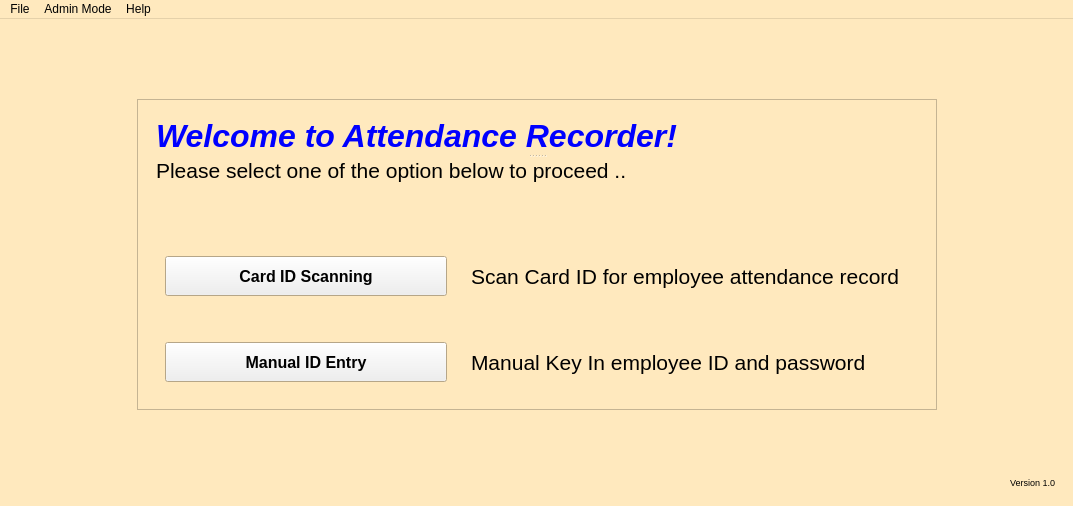
<?xml version="1.0" encoding="UTF-8"?>
<ui version="4.0">
 <class>MainUI</class>
 <widget class="QMainWindow" name="MainUI">
  <property name="enabled">
   <bool>true</bool>
  </property>
  <property name="geometry">
   <rect>
    <x>0</x>
    <y>0</y>
    <width>1073</width>
    <height>506</height>
   </rect>
  </property>
  <property name="minimumSize">
   <size>
    <width>861</width>
    <height>400</height>
   </size>
  </property>
  <property name="palette">
   <palette>
    <active>
     <colorrole role="Base">
      <brush brushstyle="SolidPattern">
       <color alpha="255">
        <red>255</red>
        <green>255</green>
        <blue>255</blue>
       </color>
      </brush>
     </colorrole>
     <colorrole role="Window">
      <brush brushstyle="SolidPattern">
       <color alpha="255">
        <red>255</red>
        <green>233</green>
        <blue>190</blue>
       </color>
      </brush>
     </colorrole>
    </active>
    <inactive>
     <colorrole role="Base">
      <brush brushstyle="SolidPattern">
       <color alpha="255">
        <red>255</red>
        <green>255</green>
        <blue>255</blue>
       </color>
      </brush>
     </colorrole>
     <colorrole role="Window">
      <brush brushstyle="SolidPattern">
       <color alpha="255">
        <red>255</red>
        <green>233</green>
        <blue>190</blue>
       </color>
      </brush>
     </colorrole>
    </inactive>
    <disabled>
     <colorrole role="Base">
      <brush brushstyle="SolidPattern">
       <color alpha="255">
        <red>255</red>
        <green>233</green>
        <blue>190</blue>
       </color>
      </brush>
     </colorrole>
     <colorrole role="Window">
      <brush brushstyle="SolidPattern">
       <color alpha="255">
        <red>255</red>
        <green>233</green>
        <blue>190</blue>
       </color>
      </brush>
     </colorrole>
    </disabled>
   </palette>
  </property>
  <property name="cursor">
   <cursorShape>ArrowCursor</cursorShape>
  </property>
  <property name="windowTitle">
   <string>Attendance Recorder System</string>
  </property>
  <widget class="QWidget" name="centralwidget">
   <layout class="QVBoxLayout" name="verticalLayout_2">
    <item>
     <widget class="QFrame" name="frame_7">
      <property name="frameShape">
       <enum>QFrame::NoFrame</enum>
      </property>
      <property name="frameShadow">
       <enum>QFrame::Raised</enum>
      </property>
      <layout class="QVBoxLayout" name="verticalLayout_6">
       <item>
        <spacer name="verticalSpacer_5">
         <property name="orientation">
          <enum>Qt::Vertical</enum>
         </property>
         <property name="sizeHint" stdset="0">
          <size>
           <width>20</width>
           <height>32</height>
          </size>
         </property>
        </spacer>
       </item>
       <item>
        <widget class="QFrame" name="frame_6">
         <property name="frameShape">
          <enum>QFrame::NoFrame</enum>
         </property>
         <property name="frameShadow">
          <enum>QFrame::Raised</enum>
         </property>
         <layout class="QHBoxLayout" name="horizontalLayout_3">
          <item>
           <spacer name="horizontalSpacer">
            <property name="orientation">
             <enum>Qt::Horizontal</enum>
            </property>
            <property name="sizeHint" stdset="0">
             <size>
              <width>40</width>
              <height>20</height>
             </size>
            </property>
           </spacer>
          </item>
          <item>
           <widget class="QFrame" name="frame_5">
            <property name="sizePolicy">
             <sizepolicy hsizetype="Preferred" vsizetype="Minimum">
              <horstretch>0</horstretch>
              <verstretch>0</verstretch>
             </sizepolicy>
            </property>
            <property name="minimumSize">
             <size>
              <width>800</width>
              <height>300</height>
             </size>
            </property>
            <property name="frameShape">
             <enum>QFrame::StyledPanel</enum>
            </property>
            <property name="frameShadow">
             <enum>QFrame::Raised</enum>
            </property>
            <layout class="QVBoxLayout" name="verticalLayout_3">
             <item>
              <widget class="QFrame" name="frame">
               <property name="maximumSize">
                <size>
                 <width>16777215</width>
                 <height>100</height>
                </size>
               </property>
               <property name="frameShape">
                <enum>QFrame::NoFrame</enum>
               </property>
               <property name="frameShadow">
                <enum>QFrame::Plain</enum>
               </property>
               <layout class="QVBoxLayout" name="verticalLayout">
                <item>
                 <widget class="QSplitter" name="splitter">
                  <property name="orientation">
                   <enum>Qt::Vertical</enum>
                  </property>
                  <widget class="QLabel" name="text_welcome">
                   <property name="palette">
                    <palette>
                     <active>
                      <colorrole role="WindowText">
                       <brush brushstyle="SolidPattern">
                        <color alpha="255">
                         <red>0</red>
                         <green>0</green>
                         <blue>255</blue>
                        </color>
                       </brush>
                      </colorrole>
                     </active>
                     <inactive>
                      <colorrole role="WindowText">
                       <brush brushstyle="SolidPattern">
                        <color alpha="255">
                         <red>0</red>
                         <green>0</green>
                         <blue>255</blue>
                        </color>
                       </brush>
                      </colorrole>
                     </inactive>
                     <disabled>
                      <colorrole role="WindowText">
                       <brush brushstyle="SolidPattern">
                        <color alpha="255">
                         <red>120</red>
                         <green>120</green>
                         <blue>120</blue>
                        </color>
                       </brush>
                      </colorrole>
                     </disabled>
                    </palette>
                   </property>
                   <property name="font">
                    <font>
                     <family>Arial</family>
                     <pointsize>24</pointsize>
                     <weight>75</weight>
                     <italic>true</italic>
                     <bold>true</bold>
                    </font>
                   </property>
                   <property name="layoutDirection">
                    <enum>Qt::LeftToRight</enum>
                   </property>
                   <property name="text">
                    <string>Welcome to Attendance Recorder!</string>
                   </property>
                  </widget>
                  <widget class="QLabel" name="text_welcome_2">
                   <property name="palette">
                    <palette>
                     <active>
                      <colorrole role="WindowText">
                       <brush brushstyle="SolidPattern">
                        <color alpha="255">
                         <red>0</red>
                         <green>0</green>
                         <blue>0</blue>
                        </color>
                       </brush>
                      </colorrole>
                     </active>
                     <inactive>
                      <colorrole role="WindowText">
                       <brush brushstyle="SolidPattern">
                        <color alpha="255">
                         <red>0</red>
                         <green>0</green>
                         <blue>0</blue>
                        </color>
                       </brush>
                      </colorrole>
                     </inactive>
                     <disabled>
                      <colorrole role="WindowText">
                       <brush brushstyle="SolidPattern">
                        <color alpha="255">
                         <red>120</red>
                         <green>120</green>
                         <blue>120</blue>
                        </color>
                       </brush>
                      </colorrole>
                     </disabled>
                    </palette>
                   </property>
                   <property name="font">
                    <font>
                     <family>Arial</family>
                     <pointsize>16</pointsize>
                     <weight>50</weight>
                     <italic>false</italic>
                     <bold>false</bold>
                    </font>
                   </property>
                   <property name="text">
                    <string>Please select one of the option below to proceed ..</string>
                   </property>
                  </widget>
                 </widget>
                </item>
               </layout>
              </widget>
             </item>
             <item>
              <spacer name="verticalSpacer">
               <property name="orientation">
                <enum>Qt::Vertical</enum>
               </property>
               <property name="sizeType">
                <enum>QSizePolicy::Minimum</enum>
               </property>
               <property name="sizeHint" stdset="0">
                <size>
                 <width>20</width>
                 <height>40</height>
                </size>
               </property>
              </spacer>
             </item>
             <item>
              <widget class="QFrame" name="frame_2">
               <property name="maximumSize">
                <size>
                 <width>16777215</width>
                 <height>200</height>
                </size>
               </property>
               <property name="frameShape">
                <enum>QFrame::NoFrame</enum>
               </property>
               <property name="frameShadow">
                <enum>QFrame::Raised</enum>
               </property>
               <layout class="QHBoxLayout" name="horizontalLayout">
                <item>
                 <widget class="QFrame" name="frame_3">
                  <property name="minimumSize">
                   <size>
                    <width>300</width>
                    <height>0</height>
                   </size>
                  </property>
                  <property name="maximumSize">
                   <size>
                    <width>200</width>
                    <height>16777215</height>
                   </size>
                  </property>
                  <property name="frameShape">
                   <enum>QFrame::NoFrame</enum>
                  </property>
                  <property name="frameShadow">
                   <enum>QFrame::Raised</enum>
                  </property>
                  <layout class="QVBoxLayout" name="verticalLayout_4">
                   <item>
                    <widget class="QPushButton" name="pushButton_CardID_Scan">
                     <property name="minimumSize">
                      <size>
                       <width>0</width>
                       <height>40</height>
                      </size>
                     </property>
                     <property name="font">
                      <font>
                       <pointsize>12</pointsize>
                       <weight>75</weight>
                       <bold>true</bold>
                      </font>
                     </property>
                     <property name="cursor">
                      <cursorShape>PointingHandCursor</cursorShape>
                     </property>
                     <property name="text">
                      <string>Card ID Scanning</string>
                     </property>
                    </widget>
                   </item>
                   <item>
                    <spacer name="verticalSpacer_3">
                     <property name="orientation">
                      <enum>Qt::Vertical</enum>
                     </property>
                     <property name="sizeType">
                      <enum>QSizePolicy::Minimum</enum>
                     </property>
                     <property name="sizeHint" stdset="0">
                      <size>
                       <width>20</width>
                       <height>40</height>
                      </size>
                     </property>
                    </spacer>
                   </item>
                   <item>
                    <widget class="QPushButton" name="pushButton_ManID_Entry">
                     <property name="minimumSize">
                      <size>
                       <width>0</width>
                       <height>40</height>
                      </size>
                     </property>
                     <property name="font">
                      <font>
                       <pointsize>12</pointsize>
                       <weight>75</weight>
                       <bold>true</bold>
                      </font>
                     </property>
                     <property name="cursor">
                      <cursorShape>PointingHandCursor</cursorShape>
                     </property>
                     <property name="text">
                      <string>Manual ID Entry</string>
                     </property>
                    </widget>
                   </item>
                  </layout>
                 </widget>
                </item>
                <item>
                 <widget class="QFrame" name="frame_4">
                  <property name="frameShape">
                   <enum>QFrame::NoFrame</enum>
                  </property>
                  <property name="frameShadow">
                   <enum>QFrame::Raised</enum>
                  </property>
                  <layout class="QVBoxLayout" name="verticalLayout_5">
                   <item>
                    <widget class="QLabel" name="text_welcome_card_ID">
                     <property name="palette">
                      <palette>
                       <active>
                        <colorrole role="WindowText">
                         <brush brushstyle="SolidPattern">
                          <color alpha="255">
                           <red>0</red>
                           <green>0</green>
                           <blue>0</blue>
                          </color>
                         </brush>
                        </colorrole>
                       </active>
                       <inactive>
                        <colorrole role="WindowText">
                         <brush brushstyle="SolidPattern">
                          <color alpha="255">
                           <red>0</red>
                           <green>0</green>
                           <blue>0</blue>
                          </color>
                         </brush>
                        </colorrole>
                       </inactive>
                       <disabled>
                        <colorrole role="WindowText">
                         <brush brushstyle="SolidPattern">
                          <color alpha="255">
                           <red>120</red>
                           <green>120</green>
                           <blue>120</blue>
                          </color>
                         </brush>
                        </colorrole>
                       </disabled>
                      </palette>
                     </property>
                     <property name="font">
                      <font>
                       <family>Arial</family>
                       <pointsize>16</pointsize>
                       <weight>50</weight>
                       <italic>false</italic>
                       <bold>false</bold>
                      </font>
                     </property>
                     <property name="text">
                      <string>Scan Card ID for employee attendance record</string>
                     </property>
                    </widget>
                   </item>
                   <item>
                    <spacer name="verticalSpacer_2">
                     <property name="orientation">
                      <enum>Qt::Vertical</enum>
                     </property>
                     <property name="sizeType">
                      <enum>QSizePolicy::Preferred</enum>
                     </property>
                     <property name="sizeHint" stdset="0">
                      <size>
                       <width>20</width>
                       <height>40</height>
                      </size>
                     </property>
                    </spacer>
                   </item>
                   <item>
                    <widget class="QLabel" name="text_welcome_man_ID">
                     <property name="palette">
                      <palette>
                       <active>
                        <colorrole role="WindowText">
                         <brush brushstyle="SolidPattern">
                          <color alpha="255">
                           <red>0</red>
                           <green>0</green>
                           <blue>0</blue>
                          </color>
                         </brush>
                        </colorrole>
                       </active>
                       <inactive>
                        <colorrole role="WindowText">
                         <brush brushstyle="SolidPattern">
                          <color alpha="255">
                           <red>0</red>
                           <green>0</green>
                           <blue>0</blue>
                          </color>
                         </brush>
                        </colorrole>
                       </inactive>
                       <disabled>
                        <colorrole role="WindowText">
                         <brush brushstyle="SolidPattern">
                          <color alpha="255">
                           <red>120</red>
                           <green>120</green>
                           <blue>120</blue>
                          </color>
                         </brush>
                        </colorrole>
                       </disabled>
                      </palette>
                     </property>
                     <property name="font">
                      <font>
                       <family>Arial</family>
                       <pointsize>16</pointsize>
                       <weight>50</weight>
                       <italic>false</italic>
                       <bold>false</bold>
                      </font>
                     </property>
                     <property name="text">
                      <string>Manual Key In employee ID and password</string>
                     </property>
                    </widget>
                   </item>
                  </layout>
                 </widget>
                </item>
               </layout>
              </widget>
             </item>
            </layout>
           </widget>
          </item>
          <item>
           <spacer name="horizontalSpacer_2">
            <property name="orientation">
             <enum>Qt::Horizontal</enum>
            </property>
            <property name="sizeHint" stdset="0">
             <size>
              <width>40</width>
              <height>20</height>
             </size>
            </property>
           </spacer>
          </item>
         </layout>
        </widget>
       </item>
       <item>
        <spacer name="verticalSpacer_4">
         <property name="orientation">
          <enum>Qt::Vertical</enum>
         </property>
         <property name="sizeHint" stdset="0">
          <size>
           <width>20</width>
           <height>40</height>
          </size>
         </property>
        </spacer>
       </item>
       <item>
        <widget class="QLabel" name="text_welcome_3">
         <property name="palette">
          <palette>
           <active>
            <colorrole role="WindowText">
             <brush brushstyle="SolidPattern">
              <color alpha="255">
               <red>0</red>
               <green>0</green>
               <blue>0</blue>
              </color>
             </brush>
            </colorrole>
           </active>
           <inactive>
            <colorrole role="WindowText">
             <brush brushstyle="SolidPattern">
              <color alpha="255">
               <red>0</red>
               <green>0</green>
               <blue>0</blue>
              </color>
             </brush>
            </colorrole>
           </inactive>
           <disabled>
            <colorrole role="WindowText">
             <brush brushstyle="SolidPattern">
              <color alpha="255">
               <red>120</red>
               <green>120</green>
               <blue>120</blue>
              </color>
             </brush>
            </colorrole>
           </disabled>
          </palette>
         </property>
         <property name="font">
          <font>
           <family>Arial</family>
           <pointsize>7</pointsize>
           <weight>50</weight>
           <italic>false</italic>
           <bold>false</bold>
          </font>
         </property>
         <property name="layoutDirection">
          <enum>Qt::LeftToRight</enum>
         </property>
         <property name="text">
          <string>Version 1.0</string>
         </property>
         <property name="alignment">
          <set>Qt::AlignBottom|Qt::AlignRight|Qt::AlignTrailing</set>
         </property>
        </widget>
       </item>
      </layout>
     </widget>
    </item>
   </layout>
  </widget>
  <widget class="QMenuBar" name="menubar">
   <property name="geometry">
    <rect>
     <x>0</x>
     <y>0</y>
     <width>1073</width>
     <height>25</height>
    </rect>
   </property>
   <widget class="QMenu" name="menuFile">
    <property name="title">
     <string>File</string>
    </property>
    <addaction name="separator"/>
    <addaction name="actionExit"/>
   </widget>
   <widget class="QMenu" name="menuAdmin_Mode">
    <property name="title">
     <string>Admin Mode</string>
    </property>
    <addaction name="actionLog_In"/>
   </widget>
   <widget class="QMenu" name="menuHelp">
    <property name="title">
     <string>Help</string>
    </property>
    <addaction name="actionAbout"/>
   </widget>
   <addaction name="menuFile"/>
   <addaction name="menuAdmin_Mode"/>
   <addaction name="menuHelp"/>
  </widget>
  <action name="actionAdmin_Mode">
   <property name="text">
    <string>Admin Mode</string>
   </property>
  </action>
  <action name="actionExit">
   <property name="text">
    <string>Exit</string>
   </property>
  </action>
  <action name="actionLog_In">
   <property name="text">
    <string>Log In</string>
   </property>
  </action>
  <action name="actionAbout">
   <property name="text">
    <string>About</string>
   </property>
  </action>
 </widget>
 <resources/>
 <connections/>
</ui>
